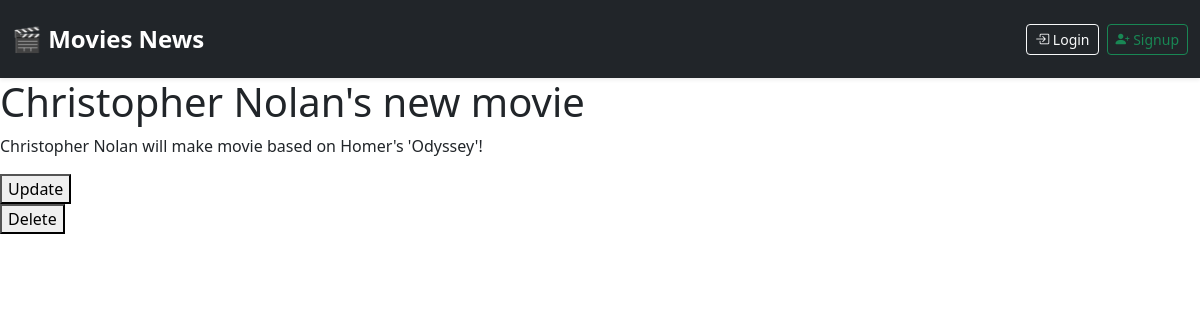
/2, run on the app's committed database.
### blog/models.py (models this page shows, shortened)
class Post(models.Model):
    post_header = models.CharField(max_length=30)
    post_text = models.TextField()
    post_date = models.DateField(default=date.today)

### blog/views.py (the view)
# urls.py: path('<int:post_id>', views.post, name='post'),
def post(request, post_id):
    post = get_object_or_404(Post, pk=post_id)
    return render(request, 'post.html', {"post": post})

### templates/post.html (shortened to what this page needs)
{% extends "base.html" %}
{% block content %}
{% if post %}
<h1>{{post.post_header}}</h1>
<p>{{post.post_text}}</p>
<form action="{% url "blog:update_post" post.id%}" method="podt">
    <button type="submit">Update</button>
</form>
<form action="{% url "blog:delete_post" post.id %}" method="post">
    <button type="submit">Delete</button>
</form>
{% endif %}
{% endblock content %}

### data on the page
Post: post_header "Christopher Nolan's new movie", post_text "Christopher Nolan will make movie based on Homer's 'Odyssey'!"
